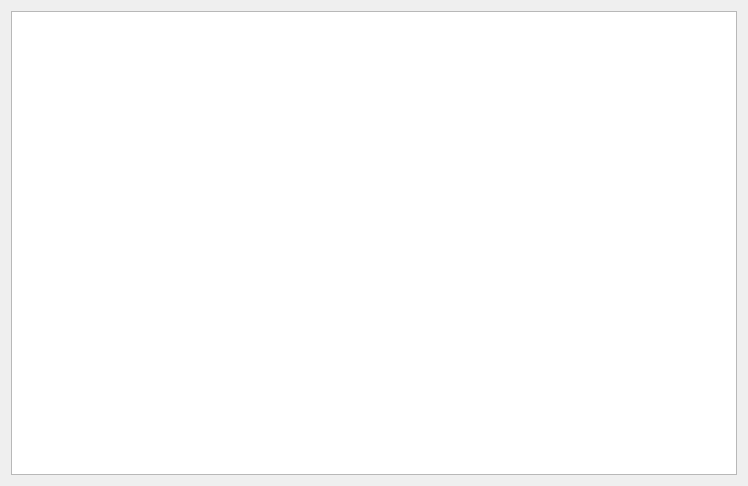
<?xml version="1.0" encoding="UTF-8"?>
<ui version="4.0">
 <class>TreeWindow</class>
 <widget class="QWidget" name="TreeWindow">
  <property name="geometry">
   <rect>
    <x>0</x>
    <y>0</y>
    <width>748</width>
    <height>486</height>
   </rect>
  </property>
  <layout class="QGridLayout" name="gridLayout">
   <item row="0" column="0">
    <widget class="QTreeView" name="treeView"/>
   </item>
  </layout>
 </widget>
 <resources/>
 <connections/>
</ui>
